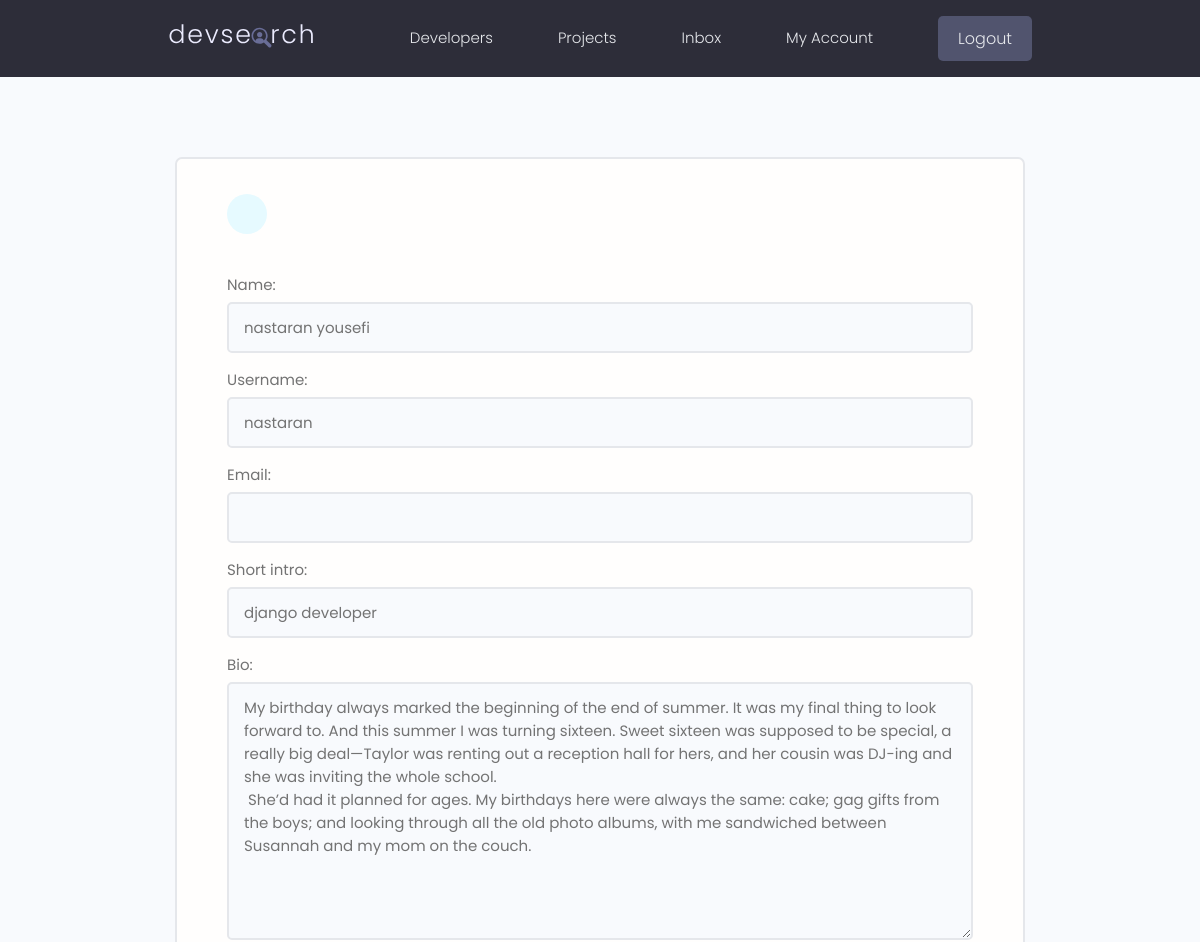
The app's page /edit-account/ (signed in, upper part), older data.
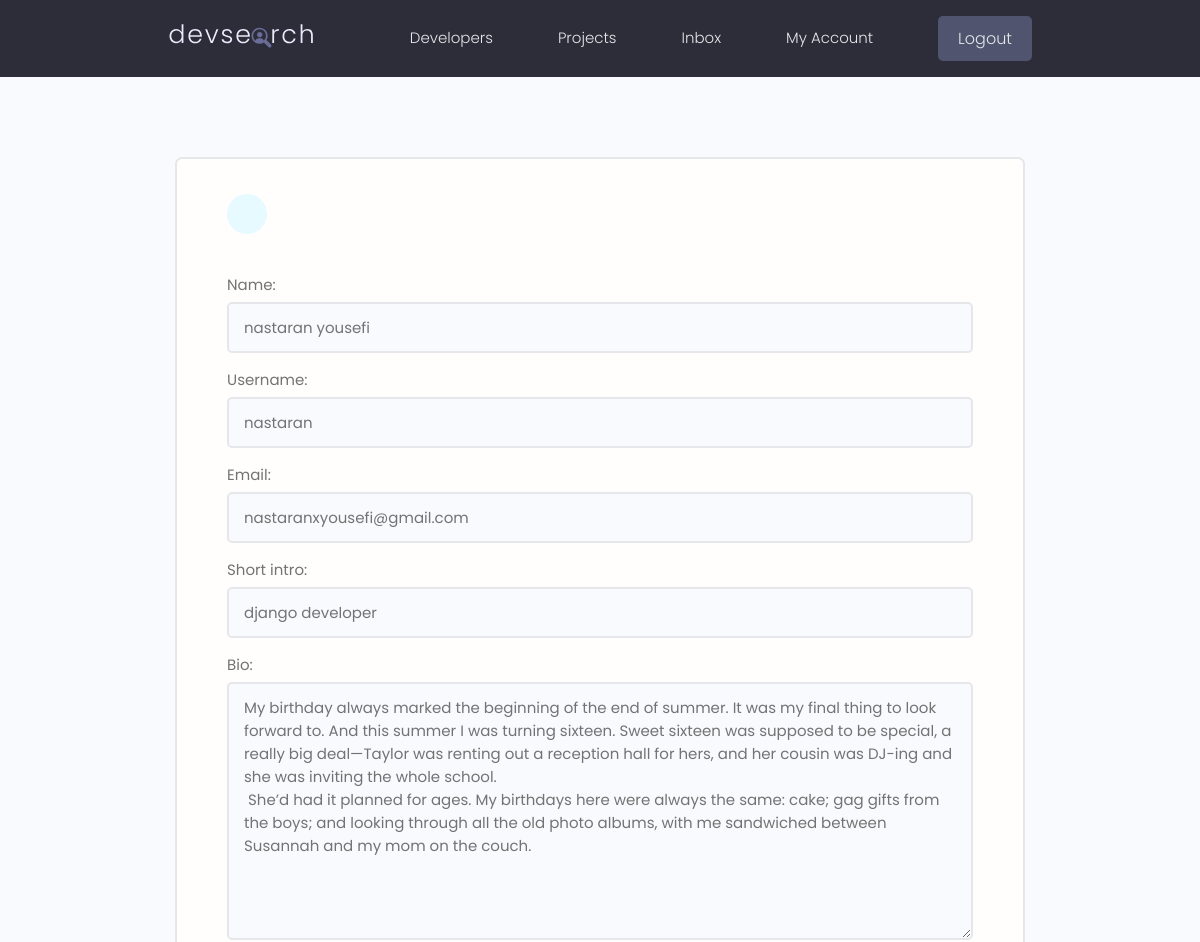
The same page, newer data.
### users/models.py (models this page shows, shortened)
class Profile(models.Model):
    user = models.OneToOneField(User, on_delete=models.CASCADE, null=True, blank=True)
    name = models.CharField(max_length=250, null=True, blank=True)
    username = models.CharField(max_length=250, null=True, blank=True)
    email = models.EmailField(max_length=500, blank=True, null=True)
    short_intro = models.CharField(max_length=200, blank=True, null=True)
    bio = models.TextField(blank=True, null=True)
    location = models.CharField(max_length=200, blank=True, null=True)
    profile_image = models.ImageField(blank=True, null=True, upload_to='profiles/',
                         default='profiles/user-default.png')
    social_github = models.CharField(max_length=500, blank=True, null=True)
    social_linkedin = models.CharField(max_length=500, blank=True, null=True)
    social_website = models.CharField(max_length=500, blank=True, null=True)
    social_twitter = models.CharField(max_length=500, blank=True, null=True)
    created = models.DateTimeField(auto_now_add=True)
    id = models.UUIDField(default=uuid.uuid4, unique=True, editable=False, primary_key=True)

### users/views.py (the view)
# urls.py: path('edit-account/', views.edit_account, name='edit-account'),
@login_required(login_url='login')
def edit_account(request):
    profile = request.user.profile
    form = ProfileForm(instance=profile)
    if request.method == 'POST':
        form = ProfileForm(request.POST, request.FILES, instance=profile)
        if form.is_valid():
            form.save()
            return redirect('my-account')
    context = {
        'form' : form,
    }
    return render(request, 'users/profile_form.html', context)

### users/forms.py
class ProfileForm(ModelForm):
    class Meta:
        model = Profile
        fields = ['name', 'username', 'email','short_intro', 'bio', 'location',
                  'profile_image', 'social_github', 'social_linkedin',
                  'social_website', 'social_twitter']
    def __init__(self, *args, **kwargs):
        super(ProfileForm, self).__init__(*args, **kwargs)
        for name, field in self.fields.items():
            field.widget.attrs.update({'class' : 'input'})

### users/templates/users/profile_form.html (shortened to what this page needs)
{% extends 'main.html'%}
{% block content %}
    <main class="formPage my-xl">
        <div class="content-box">
            <div class="formWrapper">
                <a class="backButton" href="{% url 'my-account' %}"></a>
                <br>
                <form  class="form" method="POST" action="{% url 'edit-account' %}" enctype="multipart/form-data">
                    {% for field in form %}
                        <div class="form__field">
                            <label for="formInput#text">{{ field.label }}: </label>
                            {{ field }}
                        </div>
                    {% endfor %}
                </form>
            </div>
        </div>
    </main>
{% endblock %}

Row changes from the older to the newer data that the page shows:
changed Profile "nastaran yousefi": email (not shown) → "nastaranxyousefi@gmail.com"
